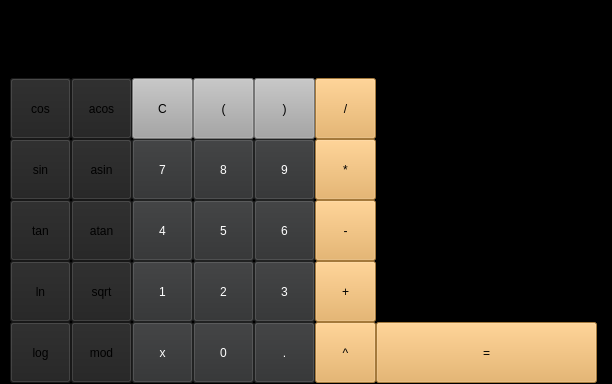
<?xml version="1.0" encoding="UTF-8"?>
<ui version="4.0">
 <class>Controller</class>
 <widget class="QMainWindow" name="Controller">
  <property name="geometry">
   <rect>
    <x>0</x>
    <y>0</y>
    <width>612</width>
    <height>384</height>
   </rect>
  </property>
  <property name="windowTitle">
   <string>MainWindow</string>
  </property>
  <property name="styleSheet">
   <string notr="true">background-color: rgb(0, 0, 0);</string>
  </property>
  <widget class="QWidget" name="centralwidget">
   <widget class="QPushButton" name="pushButton_C">
    <property name="geometry">
     <rect>
      <x>132</x>
      <y>78</y>
      <width>61</width>
      <height>61</height>
     </rect>
    </property>
    <property name="styleSheet">
     <string notr="true">background-color: rgb(165, 165, 165);
color: rgb(0, 0, 0);</string>
    </property>
    <property name="text">
     <string>С</string>
    </property>
   </widget>
   <widget class="QPushButton" name="pushButton_open_bracket">
    <property name="geometry">
     <rect>
      <x>193</x>
      <y>78</y>
      <width>61</width>
      <height>61</height>
     </rect>
    </property>
    <property name="styleSheet">
     <string notr="true">background-color: rgb(165, 165, 165);
color: rgb(0, 0, 0);</string>
    </property>
    <property name="text">
     <string>(</string>
    </property>
   </widget>
   <widget class="QPushButton" name="pushButton_closed_bracket">
    <property name="geometry">
     <rect>
      <x>254</x>
      <y>78</y>
      <width>61</width>
      <height>61</height>
     </rect>
    </property>
    <property name="styleSheet">
     <string notr="true">background-color: rgb(165, 165, 165);
color: rgb(0, 0, 0);</string>
    </property>
    <property name="text">
     <string>)</string>
    </property>
   </widget>
   <widget class="QPushButton" name="pushButton_div">
    <property name="geometry">
     <rect>
      <x>315</x>
      <y>78</y>
      <width>61</width>
      <height>61</height>
     </rect>
    </property>
    <property name="styleSheet">
     <string notr="true">background-color: rgb(230, 169, 82);</string>
    </property>
    <property name="text">
     <string>/</string>
    </property>
   </widget>
   <widget class="QPushButton" name="pushButton_8">
    <property name="geometry">
     <rect>
      <x>193</x>
      <y>139</y>
      <width>61</width>
      <height>61</height>
     </rect>
    </property>
    <property name="styleSheet">
     <string notr="true">background-color: rgb(46, 47, 48);
color: rgb(255, 255, 255);</string>
    </property>
    <property name="text">
     <string>8</string>
    </property>
   </widget>
   <widget class="QPushButton" name="pushButton_9">
    <property name="geometry">
     <rect>
      <x>254</x>
      <y>139</y>
      <width>61</width>
      <height>61</height>
     </rect>
    </property>
    <property name="styleSheet">
     <string notr="true">background-color: rgb(46, 47, 48);
color: rgb(255, 255, 255);</string>
    </property>
    <property name="text">
     <string>9</string>
    </property>
   </widget>
   <widget class="QPushButton" name="pushButton_7">
    <property name="geometry">
     <rect>
      <x>132</x>
      <y>139</y>
      <width>61</width>
      <height>61</height>
     </rect>
    </property>
    <property name="styleSheet">
     <string notr="true">background-color: rgb(46, 47, 48);
color: rgb(255, 255, 255);</string>
    </property>
    <property name="text">
     <string>7</string>
    </property>
   </widget>
   <widget class="QPushButton" name="pushButton_mul">
    <property name="geometry">
     <rect>
      <x>315</x>
      <y>139</y>
      <width>61</width>
      <height>61</height>
     </rect>
    </property>
    <property name="styleSheet">
     <string notr="true">background-color: rgb(230, 169, 82);</string>
    </property>
    <property name="text">
     <string>*</string>
    </property>
   </widget>
   <widget class="QPushButton" name="pushButton_5">
    <property name="geometry">
     <rect>
      <x>193</x>
      <y>200</y>
      <width>61</width>
      <height>61</height>
     </rect>
    </property>
    <property name="styleSheet">
     <string notr="true">background-color: rgb(46, 47, 48);
color: rgb(255, 255, 255);</string>
    </property>
    <property name="text">
     <string>5</string>
    </property>
   </widget>
   <widget class="QPushButton" name="pushButton_6">
    <property name="geometry">
     <rect>
      <x>254</x>
      <y>200</y>
      <width>61</width>
      <height>61</height>
     </rect>
    </property>
    <property name="styleSheet">
     <string notr="true">background-color: rgb(46, 47, 48);
color: rgb(255, 255, 255);</string>
    </property>
    <property name="text">
     <string>6</string>
    </property>
   </widget>
   <widget class="QPushButton" name="pushButton_4">
    <property name="geometry">
     <rect>
      <x>132</x>
      <y>200</y>
      <width>61</width>
      <height>61</height>
     </rect>
    </property>
    <property name="styleSheet">
     <string notr="true">background-color: rgb(46, 47, 48);
color: rgb(255, 255, 255);</string>
    </property>
    <property name="text">
     <string>4</string>
    </property>
   </widget>
   <widget class="QPushButton" name="pushButton_minus">
    <property name="geometry">
     <rect>
      <x>315</x>
      <y>200</y>
      <width>61</width>
      <height>61</height>
     </rect>
    </property>
    <property name="styleSheet">
     <string notr="true">background-color: rgb(230, 169, 82);</string>
    </property>
    <property name="text">
     <string>-</string>
    </property>
   </widget>
   <widget class="QPushButton" name="pushButton_2">
    <property name="geometry">
     <rect>
      <x>193</x>
      <y>261</y>
      <width>61</width>
      <height>61</height>
     </rect>
    </property>
    <property name="styleSheet">
     <string notr="true">background-color: rgb(46, 47, 48);
color: rgb(255, 255, 255);</string>
    </property>
    <property name="text">
     <string>2</string>
    </property>
   </widget>
   <widget class="QPushButton" name="pushButton_3">
    <property name="geometry">
     <rect>
      <x>254</x>
      <y>261</y>
      <width>61</width>
      <height>61</height>
     </rect>
    </property>
    <property name="styleSheet">
     <string notr="true">background-color: rgb(46, 47, 48);
color: rgb(255, 255, 255);</string>
    </property>
    <property name="text">
     <string>3</string>
    </property>
   </widget>
   <widget class="QPushButton" name="pushButton_1">
    <property name="geometry">
     <rect>
      <x>132</x>
      <y>261</y>
      <width>61</width>
      <height>61</height>
     </rect>
    </property>
    <property name="styleSheet">
     <string notr="true">background-color: rgb(46, 47, 48);
color: rgb(255, 255, 255);</string>
    </property>
    <property name="text">
     <string>1</string>
    </property>
   </widget>
   <widget class="QPushButton" name="pushButton_plus">
    <property name="geometry">
     <rect>
      <x>315</x>
      <y>261</y>
      <width>61</width>
      <height>61</height>
     </rect>
    </property>
    <property name="styleSheet">
     <string notr="true">background-color: rgb(230, 169, 82);</string>
    </property>
    <property name="text">
     <string>+</string>
    </property>
   </widget>
   <widget class="QPushButton" name="pushButton_dot">
    <property name="geometry">
     <rect>
      <x>254</x>
      <y>322</y>
      <width>61</width>
      <height>61</height>
     </rect>
    </property>
    <property name="styleSheet">
     <string notr="true">background-color: rgb(46, 47, 48);
color: rgb(255, 255, 255);</string>
    </property>
    <property name="text">
     <string>.</string>
    </property>
   </widget>
   <widget class="QPushButton" name="pushButton_0">
    <property name="geometry">
     <rect>
      <x>193</x>
      <y>322</y>
      <width>61</width>
      <height>61</height>
     </rect>
    </property>
    <property name="styleSheet">
     <string notr="true">background-color: rgb(46, 47, 48);
color: rgb(255, 255, 255);</string>
    </property>
    <property name="text">
     <string>0</string>
    </property>
   </widget>
   <widget class="QPushButton" name="pushButton_equil">
    <property name="geometry">
     <rect>
      <x>376</x>
      <y>322</y>
      <width>221</width>
      <height>61</height>
     </rect>
    </property>
    <property name="styleSheet">
     <string notr="true">background-color: rgb(230, 169, 82);</string>
    </property>
    <property name="text">
     <string>=</string>
    </property>
   </widget>
   <widget class="QPushButton" name="pushButton_atan">
    <property name="geometry">
     <rect>
      <x>71</x>
      <y>200</y>
      <width>61</width>
      <height>61</height>
     </rect>
    </property>
    <property name="styleSheet">
     <string notr="true">background-color: rgb(33, 33, 33);</string>
    </property>
    <property name="text">
     <string>atan</string>
    </property>
   </widget>
   <widget class="QPushButton" name="pushButton_acos">
    <property name="geometry">
     <rect>
      <x>71</x>
      <y>78</y>
      <width>61</width>
      <height>61</height>
     </rect>
    </property>
    <property name="styleSheet">
     <string notr="true">background-color: rgb(33, 33, 33);</string>
    </property>
    <property name="text">
     <string>acos</string>
    </property>
   </widget>
   <widget class="QPushButton" name="pushButton_sqrt">
    <property name="geometry">
     <rect>
      <x>71</x>
      <y>261</y>
      <width>61</width>
      <height>61</height>
     </rect>
    </property>
    <property name="styleSheet">
     <string notr="true">background-color: rgb(33, 33, 33);</string>
    </property>
    <property name="text">
     <string>sqrt</string>
    </property>
   </widget>
   <widget class="QPushButton" name="pushButton_asin">
    <property name="geometry">
     <rect>
      <x>71</x>
      <y>139</y>
      <width>61</width>
      <height>61</height>
     </rect>
    </property>
    <property name="styleSheet">
     <string notr="true">background-color: rgb(33, 33, 33);</string>
    </property>
    <property name="text">
     <string>asin</string>
    </property>
   </widget>
   <widget class="QPushButton" name="pushButton_tan">
    <property name="geometry">
     <rect>
      <x>10</x>
      <y>200</y>
      <width>61</width>
      <height>61</height>
     </rect>
    </property>
    <property name="styleSheet">
     <string notr="true">background-color: rgb(33, 33, 33);</string>
    </property>
    <property name="text">
     <string>tan</string>
    </property>
   </widget>
   <widget class="QPushButton" name="pushButton_cos">
    <property name="geometry">
     <rect>
      <x>10</x>
      <y>78</y>
      <width>61</width>
      <height>61</height>
     </rect>
    </property>
    <property name="styleSheet">
     <string notr="true">background-color: rgb(33, 33, 33);</string>
    </property>
    <property name="text">
     <string>cos</string>
    </property>
   </widget>
   <widget class="QPushButton" name="pushButton_ln">
    <property name="geometry">
     <rect>
      <x>10</x>
      <y>261</y>
      <width>61</width>
      <height>61</height>
     </rect>
    </property>
    <property name="styleSheet">
     <string notr="true">background-color: rgb(33, 33, 33);</string>
    </property>
    <property name="text">
     <string>ln</string>
    </property>
   </widget>
   <widget class="QPushButton" name="pushButton_sin">
    <property name="geometry">
     <rect>
      <x>10</x>
      <y>139</y>
      <width>61</width>
      <height>61</height>
     </rect>
    </property>
    <property name="styleSheet">
     <string notr="true">background-color: rgb(33, 33, 33);</string>
    </property>
    <property name="text">
     <string>sin</string>
    </property>
   </widget>
   <widget class="QPushButton" name="pushButton_mod">
    <property name="geometry">
     <rect>
      <x>71</x>
      <y>322</y>
      <width>61</width>
      <height>61</height>
     </rect>
    </property>
    <property name="styleSheet">
     <string notr="true">background-color: rgb(33, 33, 33);</string>
    </property>
    <property name="text">
     <string>mod</string>
    </property>
   </widget>
   <widget class="QPushButton" name="pushButton_log">
    <property name="geometry">
     <rect>
      <x>10</x>
      <y>322</y>
      <width>61</width>
      <height>61</height>
     </rect>
    </property>
    <property name="styleSheet">
     <string notr="true">background-color: rgb(33, 33, 33);</string>
    </property>
    <property name="text">
     <string>log</string>
    </property>
   </widget>
   <widget class="QPushButton" name="pushButton_x">
    <property name="geometry">
     <rect>
      <x>132</x>
      <y>322</y>
      <width>61</width>
      <height>61</height>
     </rect>
    </property>
    <property name="styleSheet">
     <string notr="true">background-color: rgb(46, 47, 48);
color: rgb(255, 255, 255);</string>
    </property>
    <property name="text">
     <string>x</string>
    </property>
   </widget>
   <widget class="QPushButton" name="pushButton_pow">
    <property name="geometry">
     <rect>
      <x>315</x>
      <y>322</y>
      <width>61</width>
      <height>61</height>
     </rect>
    </property>
    <property name="styleSheet">
     <string notr="true">background-color: rgb(230, 169, 82);</string>
    </property>
    <property name="text">
     <string>^</string>
    </property>
   </widget>
   <widget class="QWidget" name="gridLayoutWidget">
    <property name="geometry">
     <rect>
      <x>390</x>
      <y>147</y>
      <width>211</width>
      <height>171</height>
     </rect>
    </property>
    <layout class="QGridLayout" name="gridLayout">
     <item row="0" column="1">
      <widget class="QDoubleSpinBox" name="doubleSpinBox_SetX">
       <property name="font">
        <font>
         <kerning>true</kerning>
        </font>
       </property>
       <property name="frame">
        <bool>true</bool>
       </property>
       <property name="buttonSymbols">
        <enum>QAbstractSpinBox::NoButtons</enum>
       </property>
       <property name="decimals">
        <number>7</number>
       </property>
       <property name="minimum">
        <double>-1000000.000000000000000</double>
       </property>
       <property name="maximum">
        <double>1000000.000000000000000</double>
       </property>
      </widget>
     </item>
     <item row="0" column="0">
      <widget class="QLabel" name="label_SetX">
       <property name="text">
        <string>Set X:</string>
       </property>
      </widget>
     </item>
     <item row="1" column="0">
      <widget class="QLabel" name="label_domain">
       <property name="text">
        <string>Domain:</string>
       </property>
      </widget>
     </item>
     <item row="3" column="0">
      <widget class="QLabel" name="label_range">
       <property name="text">
        <string>Range:</string>
       </property>
      </widget>
     </item>
     <item row="5" column="1">
      <widget class="QCheckBox" name="checkBox_graf">
       <property name="text">
        <string>create graphic</string>
       </property>
      </widget>
     </item>
     <item row="3" column="1">
      <widget class="QDoubleSpinBox" name="doubleSpinBox_range_max">
       <property name="buttonSymbols">
        <enum>QAbstractSpinBox::NoButtons</enum>
       </property>
       <property name="decimals">
        <number>7</number>
       </property>
       <property name="maximum">
        <double>1000000.000000000000000</double>
       </property>
       <property name="value">
        <double>20.000000000000000</double>
       </property>
      </widget>
     </item>
     <item row="1" column="1">
      <widget class="QDoubleSpinBox" name="doubleSpinBox_domain_max">
       <property name="frame">
        <bool>true</bool>
       </property>
       <property name="buttonSymbols">
        <enum>QAbstractSpinBox::NoButtons</enum>
       </property>
       <property name="keyboardTracking">
        <bool>true</bool>
       </property>
       <property name="decimals">
        <number>7</number>
       </property>
       <property name="maximum">
        <double>1000000.000000000000000</double>
       </property>
       <property name="value">
        <double>20.000000000000000</double>
       </property>
      </widget>
     </item>
    </layout>
   </widget>
   <widget class="QLabel" name="input_text">
    <property name="geometry">
     <rect>
      <x>10</x>
      <y>10</y>
      <width>361</width>
      <height>61</height>
     </rect>
    </property>
    <property name="text">
     <string>0</string>
    </property>
    <property name="alignment">
     <set>Qt::AlignRight|Qt::AlignTrailing|Qt::AlignVCenter</set>
    </property>
   </widget>
   <widget class="QLabel" name="history_text">
    <property name="geometry">
     <rect>
      <x>390</x>
      <y>10</y>
      <width>211</width>
      <height>121</height>
     </rect>
    </property>
    <property name="text">
     <string/>
    </property>
    <property name="alignment">
     <set>Qt::AlignRight|Qt::AlignTrailing|Qt::AlignVCenter</set>
    </property>
   </widget>
  </widget>
 </widget>
 <resources/>
 <connections/>
</ui>
